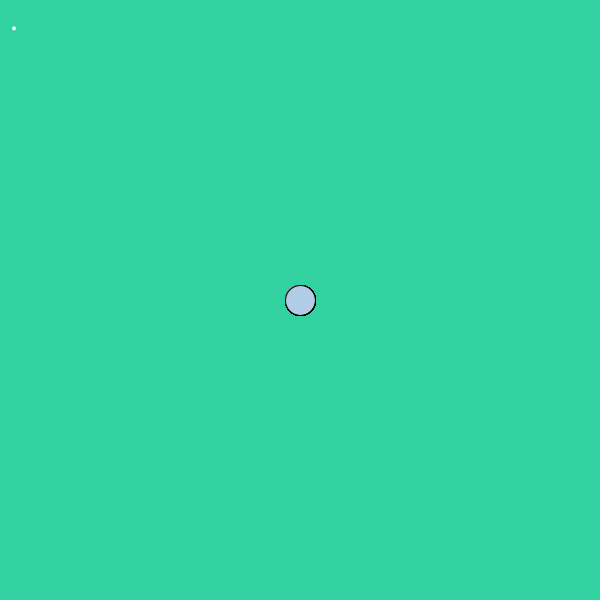
Frame 1 (no input)
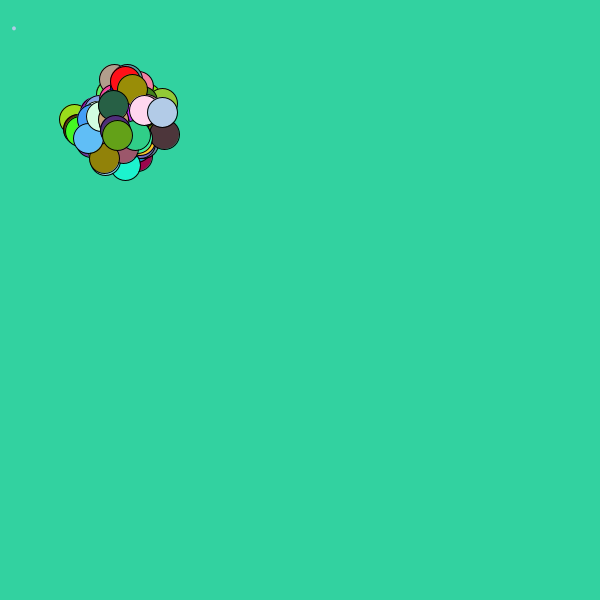
Frame 60 (the mouse pressed at the canvas centre just before this capture)
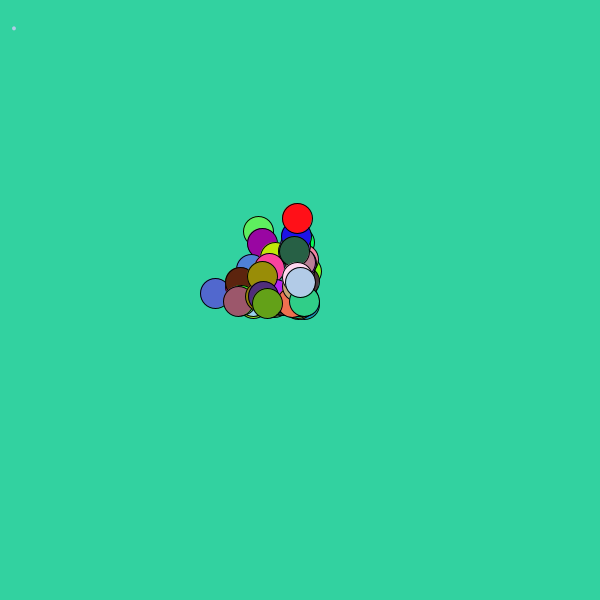
Frame 120 (the mouse held since frame 60 and released just before this capture)

The Processing sketch that drew these frames (run headless with seeded random() and noise(); from frame 60 on, the mouse is pressed at the canvas centre):

// Processing sketch: chemotaxis
// ── chemotaxis.pde
Orb[] orbies = new Orb[100];
void setup() {
  size(600, 600);
  for (int i=0; i<orbies.length; i++) {
    orbies[i] = new Orb(width/2, height/2);
  }
}

void draw() {
  background(50, 210, 160);
  textSize(32);
  text(".", 10, 30);
  fill(0, 102, 153);
  for (int i=0; i<orbies.length; i++) {
   orbies[i].show(); 
   orbies[i].move();
  }
}

class Orb {
  int x, y, red, green, blue, size;
  public Orb(int xaxis, int yaxis) {
    this.x = xaxis;
    this.y = yaxis;
    this.red = (int) (Math.random()*256);
    this.green = (int) (Math.random()*256);
    this.blue = (int) (Math.random()*256);
    this.size = (int) (Math.random()*30);
  }
  void move() {
    x+= (int)(Math.random()*5)-2;
    y+= (int)(Math.random()*5)-2;
    if(mouseX>x)
      x+= (int)(Math.random()*7);
    else if(mouseX<x)
      x-= (int)(Math.random()*7);
    if(mouseY>y)
      y+= (int)(Math.random()*7);
    else if(mouseY<y)
      y-= (int)(Math.random()*7);
  }
  void show() {
    fill(red, green, blue);
    ellipse(x, y, 30, 30); 
  }
}
